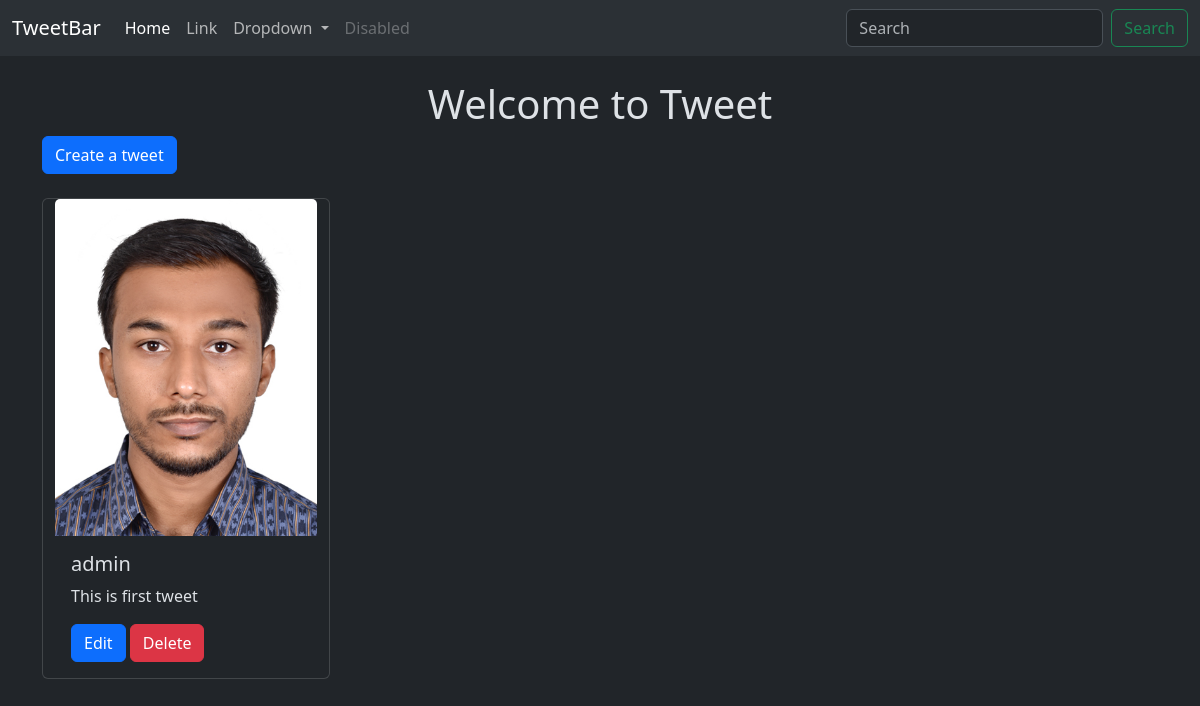
Page /tweet/ on the earlier database version.
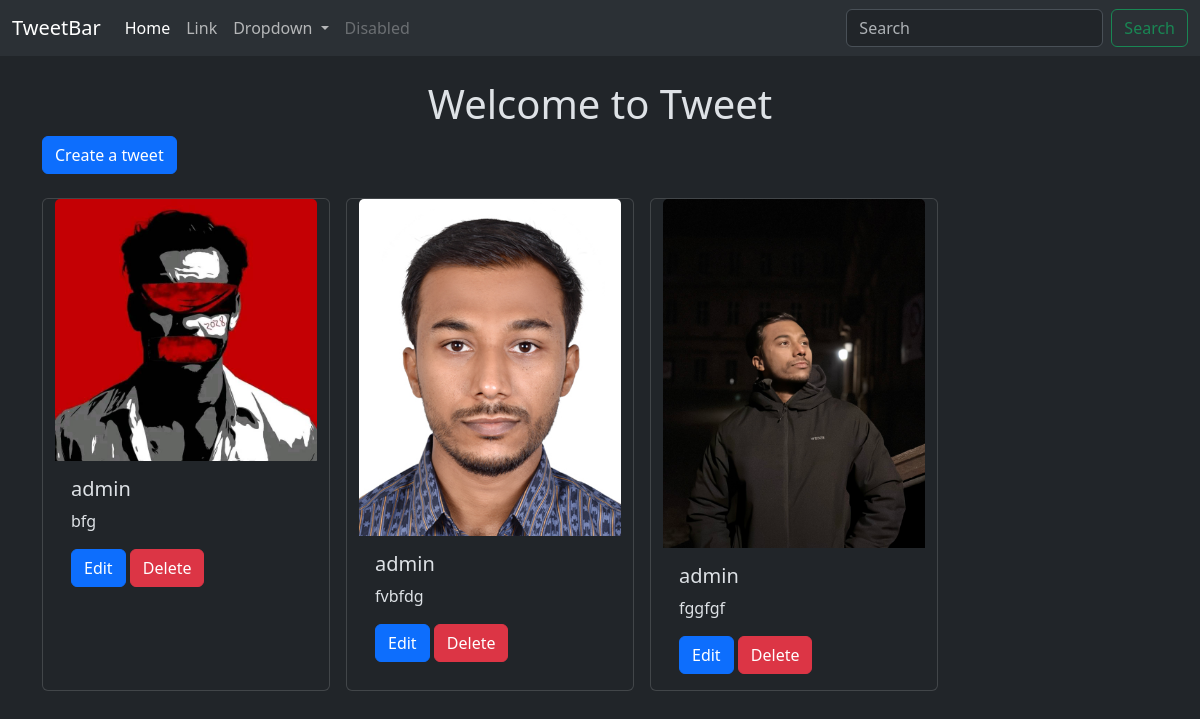
Same page on the later database version.
### tweet/models.py (models this page shows, shortened)
class Tweet(models.Model):
  user = models. ForeignKey (User, on_delete=models.CASCADE)
  text = models. TextField(max_length=240)
  photo = models. ImageField(upload_to='photos/',
  blank=True, null=True)
  created_at = models. DateTimeField(auto_now_add=True)
  updated_at = models. DateTimeField(auto_now=True)

### tweet/views.py (the view)
# urls.py: path('', views.tweet_list, name='tweet_list'),
def tweet_list(request):
    tweets = Tweet.objects.all().order_by('-created_at')
    return render(request, 'tweet_list.html', {'tweets': tweets})

### tweet/templates/tweet_list.html (shortened to what this page needs)
{% extends "layout.html" %}
{% block content %}
<h1 class="text-center mt-4">Welcome to Tweet</h1>
<a class="btn btn-primary mb-4" href="{% url 'tweet_create' %}">Create a tweet</a>
<div class="container row gap-3">
  {% for tweet in tweets %}
  <div class="card" style="width: 18rem;">
    <img src="{{ tweet.photo.url }}" class="card-img-top" alt="...">
    <div class="card-body">
      <h5 class="card-title">{{tweet.user.username}}</h5>
      <p class="card-text">{{tweet.text}}</p>
      <a href="{% url 'tweet_edit' tweet.id%}" class="btn btn-primary">Edit</a>
      <a href="{% url 'tweet_delete' tweet.id%}" class="btn btn-danger">Delete</a>
    </div>
  </div>
  {% endfor %}
</div>
{% endblock %}

### templates/layout.html (shortened to what this page needs)
{% load static %}
<!DOCTYPE html>
<html lang="en" data-bs-theme="dark">
  <head>
    <link
      href="https://cdn.jsdelivr.net/npm/bootstrap@5.3.3/dist/css/bootstrap.min.css"
      rel="stylesheet"
    />
  </head>
  <body >
    <nav class="navbar navbar-expand-lg bg-body-tertiary">
      <div class="container-fluid">
        <a class="navbar-brand" href="#">TweetBar</a>
        <div class="collapse navbar-collapse" id="navbarSupportedContent">
          <ul class="navbar-nav me-auto mb-2 mb-lg-0">
            <li class="nav-item">
              <a class="nav-link active" aria-current="page" href="#">Home</a>
            </li>
            <li class="nav-item">
              <a class="nav-link" href="#">Link</a>
            </li>
            <li class="nav-item dropdown">
              <a class="nav-link dropdown-toggle" href="#" role="button" data-bs-toggle="dropdown" aria-expanded="false">
                Dropdown
              </a>
            </li>
            <li class="nav-item">
              <a class="nav-link disabled" aria-disabled="true">Disabled</a>
            </li>
          </ul>
          <form class="d-flex" role="search">
            <input class="form-control me-2" type="search" placeholder="Search" aria-label="Search">
            <button class="btn btn-outline-success" type="submit">Search</button>
          </form>
        </div>
      </div>
    </nav>
    <div class="container">
      {% block content %}
      {% endblock %}
    </div>
  </body>
</html>

Differences in the rows shown:
removed Tweet: photo (picture), user.username "admin", text "This is first tweet"
added Tweet: photo (picture), user.username "admin", text "bfg"
added Tweet: photo (picture), user.username "admin", text "fvbfdg"
added Tweet: photo (picture), user.username "admin", text "fggfgf"
